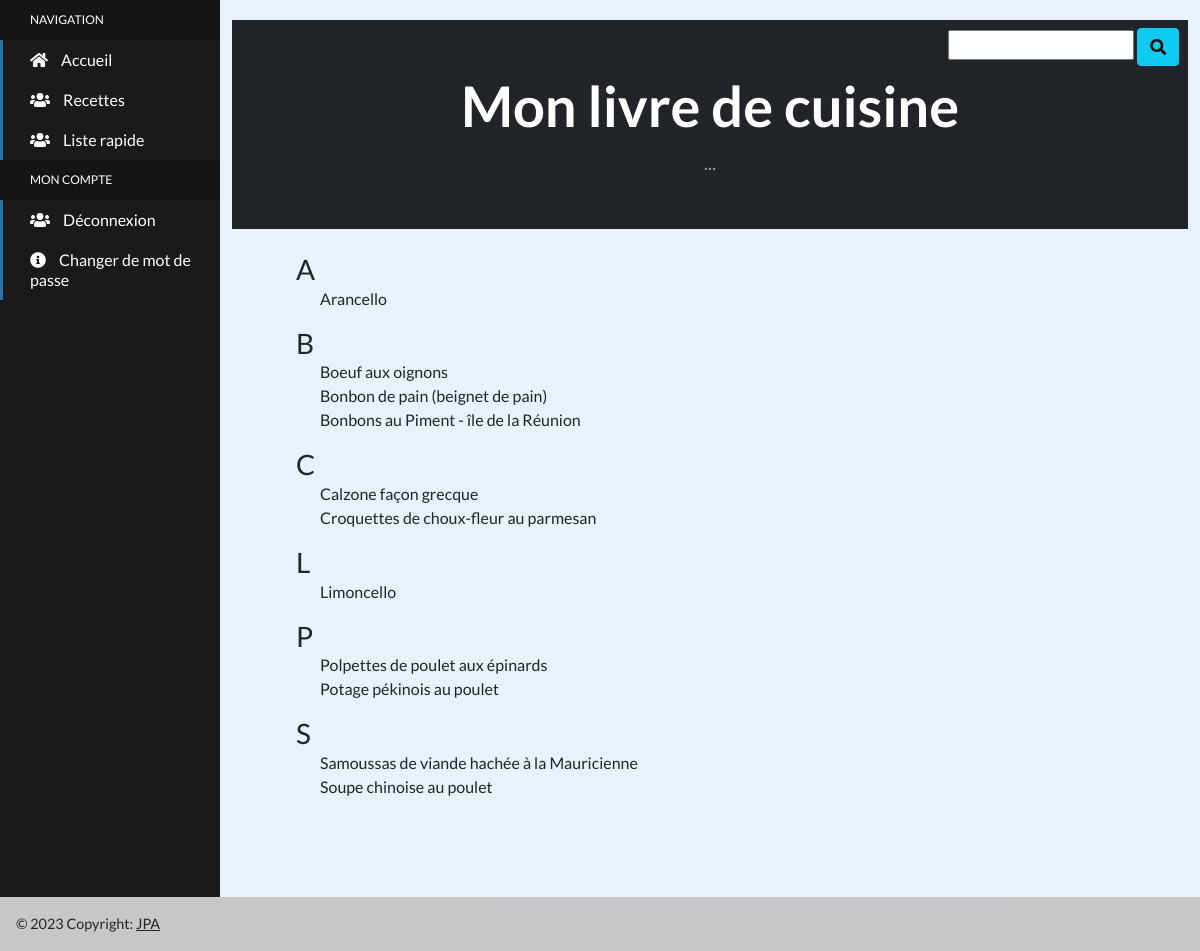
The app's page /recettes/lr, older data.
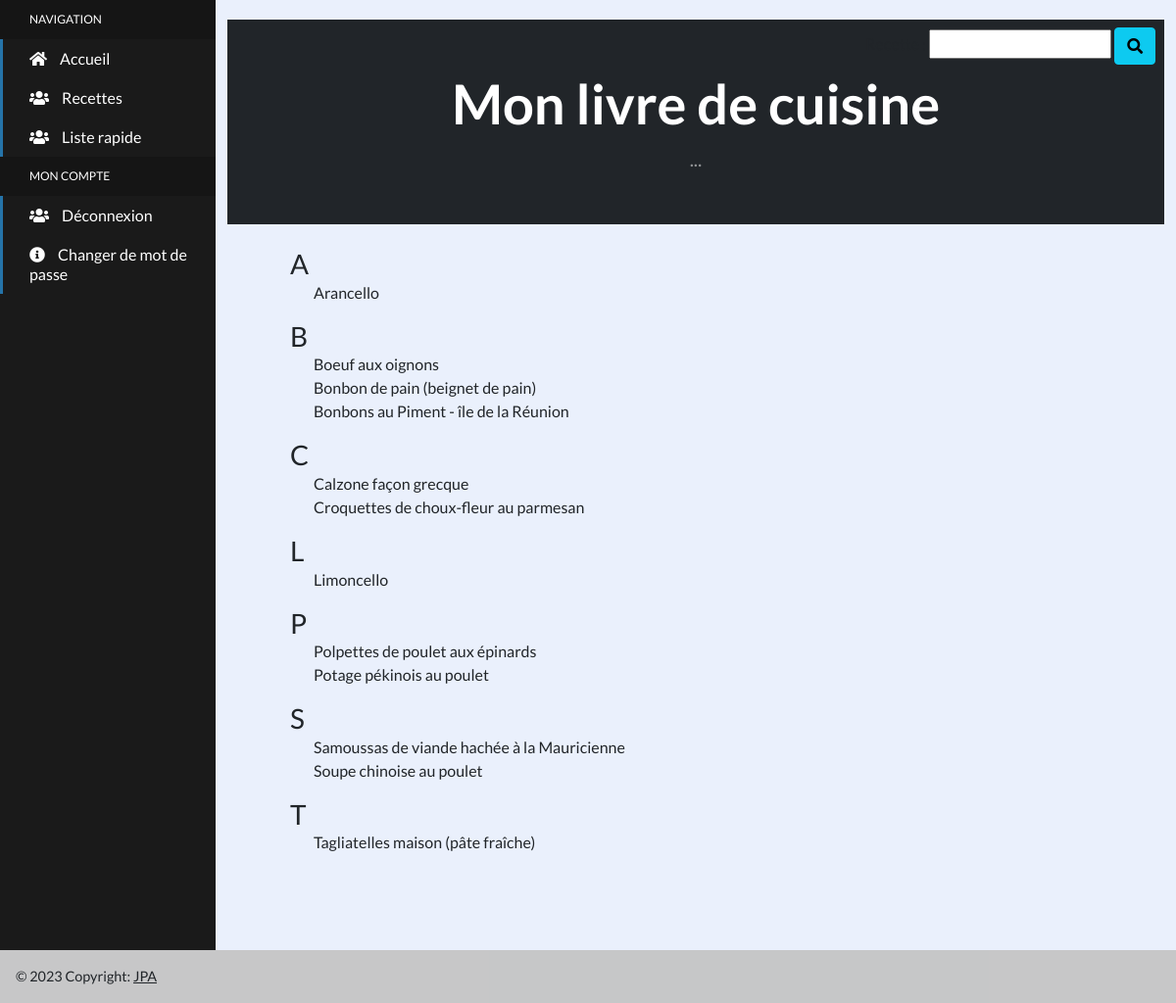
The same page, newer data.
### recettes/models.py (models this page shows, shortened)
class BlogRecettes(models.Model):
    name = models.CharField(max_length=100, blank=False)
    recipe = models.TextField(blank=False, null=True)
    ingredient = models.TextField(blank=False, null=True)
    note = models.TextField(blank=True, null=True)
    category = models.ForeignKey(Category, on_delete=models.RESTRICT)
    picture = models.CharField(max_length=200, blank=True)
    url_picture = models.URLField(max_length=200, blank=True)
    url_recipe = models.URLField(max_length=200, blank=True)  # url vers recette  RECIPE = RECETTE
    author = models.ForeignKey(User, on_delete=models.SET_NULL, blank=True, null=True)
    class Meta:
        ordering = ['name']
        verbose_name = "Recette"

### recettes/views.py (the view)
# urls.py: path("lr", liste_rapide, name="recettes_rapide"),
def liste_rapide(request):
    rec_list = BlogRecettes.objects.all()
    if request.method == "POST":
        form1 = RecetteSearchForm(request.POST)
        if form1.is_valid():
            base_url = reverse('recettes')
            query_string = urlencode(form1.cleaned_data)
            url = '{}?{}'.format(base_url, query_string)
            return redirect(url)
    else:
        form1 = RecetteSearchForm()
        recette_form = request.GET.get("recette", "")
        ingredient_form = request.GET.get("ingredient", "")
        if recette_form is not None:
            rec_list = rec_list.filter(Q(name__icontains=recette_form) | Q(recipe__icontains=recette_form))
            form1.fields['recette'].initial = recette_form
        if ingredient_form is not None:
            rec_list = rec_list.filter(ingredient__icontains=ingredient_form)
    return render(request, "recettes/liste_rapide.html", locals())

### recettes/forms.py
class RecetteSearchForm(Form):
    recette = CharField(max_length=100, required=False)

### recettes/templatetags/filtre_perso.py (called while the page is built)
@register.filter
def first_letters(iterable):
    result = ""
    result = iterable[:1]
    return result

### recettes/templates/recettes/liste_rapide.html
{% extends "livre_recettes/base.html" %}
{% load filtre_perso %}
{% load static %}
{% block content %}
    <section class="py-4" style="margin-left: 4rem">
        {% regroup rec_list by name|first_letters as Newlist %}
        {% for x in Newlist %}
            <div class="">
                <h3 style="margin-bottom: 1rem">{{ x.grouper }}</h3>
                {% for y in x.list %}
                    <p style="margin-top: -1rem"><a class="text-decoration-none text-dark ms-4" href="r{{ y.id }}">{{ y.name }}</a></p>
                {% endfor %}
            </div>
        {% endfor %}
    </section>
{% endblock content %}

Row changes from the older to the newer data that the page shows:
added BlogRecettes: name "Tagliatelles maison (pâte fraîche)", shown under "T"
Text that changed along with them:
new list line: "T"
